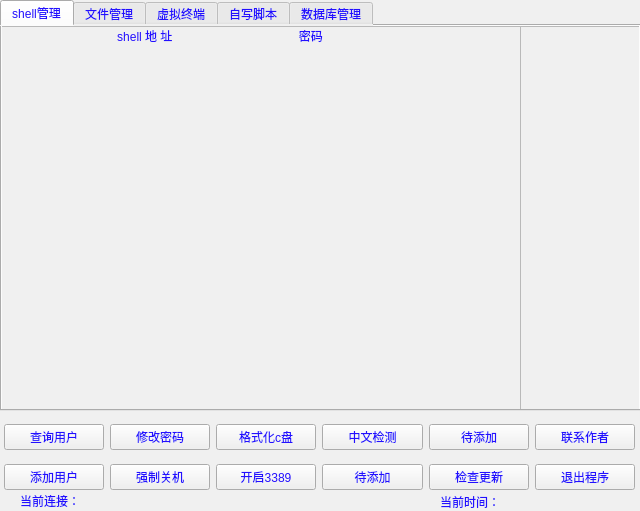
<?xml version="1.0" encoding="UTF-8"?>
<ui version="4.0">
 <author>qianxiao996</author>
 <class>MainWindow</class>
 <widget class="QMainWindow" name="MainWindow">
  <property name="geometry">
   <rect>
    <x>0</x>
    <y>0</y>
    <width>640</width>
    <height>511</height>
   </rect>
  </property>
  <property name="sizePolicy">
   <sizepolicy hsizetype="Expanding" vsizetype="Expanding">
    <horstretch>0</horstretch>
    <verstretch>0</verstretch>
   </sizepolicy>
  </property>
  <property name="acceptDrops">
   <bool>false</bool>
  </property>
  <property name="windowTitle">
   <string>Python knife    by  qianxiao996</string>
  </property>
  <property name="autoFillBackground">
   <bool>false</bool>
  </property>
  <property name="styleSheet">
   <string notr="true">color: rgb(35, 15, 255);
background-color: rgb(240, 240, 240);</string>
  </property>
  <property name="iconSize">
   <size>
    <width>24</width>
    <height>24</height>
   </size>
  </property>
  <property name="toolButtonStyle">
   <enum>Qt::ToolButtonIconOnly</enum>
  </property>
  <widget class="QWidget" name="centralwidget">
   <widget class="QTabWidget" name="tabWidget">
    <property name="geometry">
     <rect>
      <x>0</x>
      <y>0</y>
      <width>641</width>
      <height>411</height>
     </rect>
    </property>
    <property name="contextMenuPolicy">
     <enum>Qt::DefaultContextMenu</enum>
    </property>
    <property name="acceptDrops">
     <bool>false</bool>
    </property>
    <property name="toolTip">
     <string>&lt;html&gt;&lt;head/&gt;&lt;body&gt;&lt;p&gt;&lt;br/&gt;&lt;/p&gt;&lt;/body&gt;&lt;/html&gt;</string>
    </property>
    <property name="styleSheet">
     <string notr="true">background-color: rgb(240, 240, 240);</string>
    </property>
    <property name="currentIndex">
     <number>0</number>
    </property>
    <widget class="QWidget" name="shellmanage">
     <attribute name="title">
      <string>shell管理</string>
     </attribute>
     <widget class="QListWidget" name="listWidget">
      <property name="geometry">
       <rect>
        <x>-2</x>
        <y>0</y>
        <width>521</width>
        <height>391</height>
       </rect>
      </property>
      <property name="styleSheet">
       <string notr="true"/>
      </property>
      <property name="iconSize">
       <size>
        <width>0</width>
        <height>0</height>
       </size>
      </property>
      <property name="resizeMode">
       <enum>QListView::Fixed</enum>
      </property>
      <property name="viewMode">
       <enum>QListView::ListMode</enum>
      </property>
      <item>
       <property name="text">
        <string>                                  shell 地 址                                      密码</string>
       </property>
      </item>
     </widget>
     <widget class="QTextEdit" name="textEdit_2">
      <property name="geometry">
       <rect>
        <x>518</x>
        <y>0</y>
        <width>121</width>
        <height>391</height>
       </rect>
      </property>
     </widget>
    </widget>
    <widget class="QWidget" name="filemanage">
     <attribute name="title">
      <string>文件管理</string>
     </attribute>
     <widget class="QTreeWidget" name="treeWidget">
      <property name="geometry">
       <rect>
        <x>0</x>
        <y>0</y>
        <width>161</width>
        <height>391</height>
       </rect>
      </property>
      <property name="verticalScrollBarPolicy">
       <enum>Qt::ScrollBarAsNeeded</enum>
      </property>
      <property name="horizontalScrollBarPolicy">
       <enum>Qt::ScrollBarAlwaysOff</enum>
      </property>
      <property name="sizeAdjustPolicy">
       <enum>QAbstractScrollArea::AdjustIgnored</enum>
      </property>
      <column>
       <property name="text">
        <string>        目 录 列 表</string>
       </property>
      </column>
     </widget>
     <widget class="QTreeWidget" name="treeWidget_2">
      <property name="geometry">
       <rect>
        <x>160</x>
        <y>0</y>
        <width>481</width>
        <height>391</height>
       </rect>
      </property>
      <property name="horizontalScrollBarPolicy">
       <enum>Qt::ScrollBarAsNeeded</enum>
      </property>
      <property name="animated">
       <bool>false</bool>
      </property>
      <property name="allColumnsShowFocus">
       <bool>false</bool>
      </property>
      <attribute name="headerCascadingSectionResizes">
       <bool>true</bool>
      </attribute>
      <attribute name="headerDefaultSectionSize">
       <number>126</number>
      </attribute>
      <attribute name="headerMinimumSectionSize">
       <number>25</number>
      </attribute>
      <column>
       <property name="text">
        <string>       文件名</string>
       </property>
      </column>
      <column>
       <property name="text">
        <string>    修改时间</string>
       </property>
      </column>
      <column>
       <property name="text">
        <string>   权限</string>
       </property>
      </column>
      <column>
       <property name="text">
        <string>   大小</string>
       </property>
      </column>
     </widget>
    </widget>
    <widget class="QWidget" name="terminal">
     <attribute name="title">
      <string>虚拟终端</string>
     </attribute>
     <widget class="QTextEdit" name="textEdit">
      <property name="geometry">
       <rect>
        <x>0</x>
        <y>0</y>
        <width>641</width>
        <height>351</height>
       </rect>
      </property>
     </widget>
     <widget class="QLineEdit" name="lineEdit">
      <property name="geometry">
       <rect>
        <x>0</x>
        <y>350</y>
        <width>431</width>
        <height>41</height>
       </rect>
      </property>
      <property name="styleSheet">
       <string notr="true">background-color: rgb(249, 249, 249);</string>
      </property>
     </widget>
     <widget class="QPushButton" name="zhixing">
      <property name="geometry">
       <rect>
        <x>430</x>
        <y>350</y>
        <width>101</width>
        <height>41</height>
       </rect>
      </property>
      <property name="text">
       <string>执   行</string>
      </property>
     </widget>
     <widget class="QPushButton" name="clearbutton">
      <property name="geometry">
       <rect>
        <x>529</x>
        <y>350</y>
        <width>111</width>
        <height>41</height>
       </rect>
      </property>
      <property name="text">
       <string>清   空</string>
      </property>
     </widget>
    </widget>
    <widget class="QWidget" name="script">
     <attribute name="title">
      <string>自写脚本</string>
     </attribute>
     <widget class="QTextEdit" name="textEdit_3">
      <property name="geometry">
       <rect>
        <x>0</x>
        <y>0</y>
        <width>641</width>
        <height>351</height>
       </rect>
      </property>
      <property name="styleSheet">
       <string notr="true">background-color: rgb(255, 255, 255);
color: rgb(170, 0, 255);</string>
      </property>
      <property name="tabChangesFocus">
       <bool>false</bool>
      </property>
     </widget>
     <widget class="QPushButton" name="savejiaoben">
      <property name="geometry">
       <rect>
        <x>-1</x>
        <y>350</y>
        <width>321</width>
        <height>41</height>
       </rect>
      </property>
      <property name="text">
       <string>保 存 脚 本</string>
      </property>
     </widget>
     <widget class="QPushButton" name="clearjiaoben">
      <property name="geometry">
       <rect>
        <x>318</x>
        <y>350</y>
        <width>321</width>
        <height>41</height>
       </rect>
      </property>
      <property name="text">
       <string>清 空 脚 本</string>
      </property>
     </widget>
    </widget>
    <widget class="QWidget" name="database">
     <attribute name="title">
      <string>数据库管理</string>
     </attribute>
     <widget class="QTextEdit" name="textEdit_4">
      <property name="geometry">
       <rect>
        <x>0</x>
        <y>0</y>
        <width>641</width>
        <height>391</height>
       </rect>
      </property>
      <property name="tabChangesFocus">
       <bool>false</bool>
      </property>
     </widget>
    </widget>
   </widget>
   <widget class="QWidget" name="layoutWidget">
    <property name="geometry">
     <rect>
      <x>4</x>
      <y>416</y>
      <width>631</width>
      <height>83</height>
     </rect>
    </property>
    <layout class="QGridLayout" name="gridLayout">
     <item row="1" column="0">
      <widget class="QPushButton" name="adduser">
       <property name="text">
        <string>添加用户</string>
       </property>
      </widget>
     </item>
     <item row="0" column="2">
      <widget class="QPushButton" name="format">
       <property name="text">
        <string>格式化c盘</string>
       </property>
      </widget>
     </item>
     <item row="1" column="5">
      <widget class="QPushButton" name="exit">
       <property name="text">
        <string>退出程序</string>
       </property>
      </widget>
     </item>
     <item row="0" column="3">
      <widget class="QPushButton" name="chinese">
       <property name="text">
        <string>中文检测</string>
       </property>
      </widget>
     </item>
     <item row="1" column="1">
      <widget class="QPushButton" name="shutdown">
       <property name="text">
        <string>强制关机</string>
       </property>
      </widget>
     </item>
     <item row="1" column="2">
      <widget class="QPushButton" name="open3389">
       <property name="text">
        <string>开启3389</string>
       </property>
      </widget>
     </item>
     <item row="0" column="1">
      <widget class="QPushButton" name="passwd">
       <property name="text">
        <string>修改密码</string>
       </property>
      </widget>
     </item>
     <item row="0" column="5">
      <widget class="QPushButton" name="loveme">
       <property name="text">
        <string>联系作者</string>
       </property>
      </widget>
     </item>
     <item row="0" column="4">
      <widget class="QPushButton" name="pushButton">
       <property name="text">
        <string>待添加</string>
       </property>
      </widget>
     </item>
     <item row="1" column="4">
      <widget class="QPushButton" name="update">
       <property name="text">
        <string>检查更新</string>
       </property>
      </widget>
     </item>
     <item row="1" column="3">
      <widget class="QPushButton" name="homepage">
       <property name="text">
        <string>待添加</string>
       </property>
      </widget>
     </item>
     <item row="0" column="0">
      <widget class="QPushButton" name="user">
       <property name="styleSheet">
        <string notr="true"/>
       </property>
       <property name="text">
        <string>查询用户</string>
       </property>
      </widget>
     </item>
    </layout>
   </widget>
   <widget class="QLabel" name="label">
    <property name="geometry">
     <rect>
      <x>440</x>
      <y>491</y>
      <width>61</width>
      <height>21</height>
     </rect>
    </property>
    <property name="text">
     <string>当前时间：</string>
    </property>
   </widget>
   <widget class="QLabel" name="connectlabel">
    <property name="geometry">
     <rect>
      <x>20</x>
      <y>493</y>
      <width>60</width>
      <height>16</height>
     </rect>
    </property>
    <property name="autoFillBackground">
     <bool>false</bool>
    </property>
    <property name="text">
     <string>当前连接：</string>
    </property>
   </widget>
   <widget class="QLabel" name="shelllabel">
    <property name="geometry">
     <rect>
      <x>79</x>
      <y>491</y>
      <width>361</width>
      <height>20</height>
     </rect>
    </property>
    <property name="text">
     <string/>
    </property>
   </widget>
   <widget class="QLabel" name="timelabel">
    <property name="geometry">
     <rect>
      <x>501</x>
      <y>492</y>
      <width>121</width>
      <height>20</height>
     </rect>
    </property>
    <property name="text">
     <string/>
    </property>
   </widget>
  </widget>
 </widget>
 <resources/>
 <connections>
  <connection>
   <sender>exit</sender>
   <signal>clicked()</signal>
   <receiver>MainWindow</receiver>
   <slot>close()</slot>
   <hints>
    <hint type="sourcelabel">
     <x>563</x>
     <y>463</y>
    </hint>
    <hint type="destinationlabel">
     <x>640</x>
     <y>453</y>
    </hint>
   </hints>
  </connection>
 </connections>
</ui>
